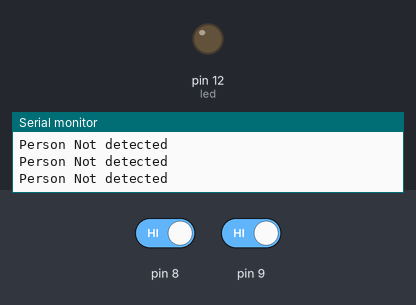
Bench run of a sketch on a simulated Arduino Uno, built with avr-gcc and run on an emulated ATmega328P. Shown: output pins drawn as LEDs (lit = HIGH), the last lines printed to the serial monitor. Inputs (shaded band) come from the test bench; at power-on: pin 8 HIGH, pin 9 HIGH.

Above: at 2.8 s.
2.9 s: pin 8 driven LOW and pin 9 driven LOW
At 4.2 s:
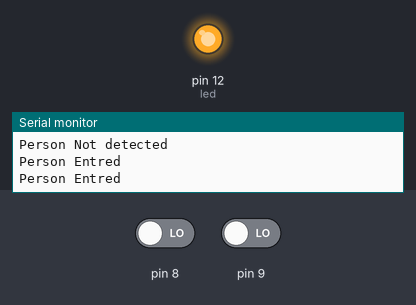
4.5 s: pin 8 driven HIGH
At 5.9 s:
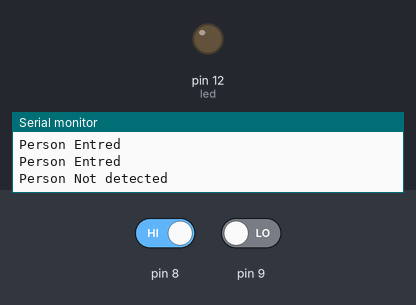
6.5 s: pin 8 driven LOW
At 7.4 s:
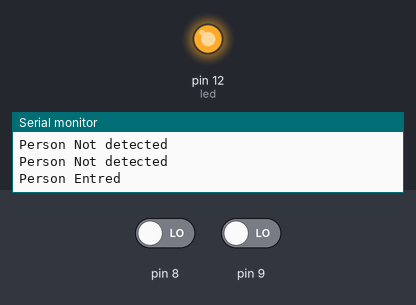
Timing chart, 0 to 9.5 s (numbered marks = the images above; inputs shaded):
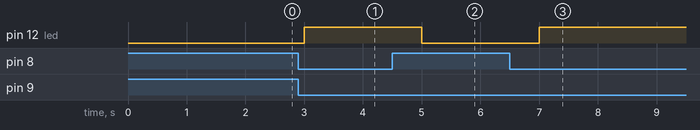

Measured:
- after the input at 2.9 s, pin 12 (led): LOW → HIGH after 0.10 s
- after the input at 4.5 s, pin 12 (led): HIGH → LOW after 0.50 s
- after the input at 6.5 s, pin 12 (led): LOW → HIGH after 0.50 s

The sketch:

ldrledir.ino
```cpp
int ldr=8;
int ir=9;
int led=12;
void setup()
{
  pinMode(8,INPUT);
  pinMode(9,INPUT);
  pinMode(12,OUTPUT);
  Serial.begin(9600);
}
void loop()
{
  int a=digitalRead(8);
  int b=digitalRead(9);
  if(a==0 and b==0)
  {
    digitalWrite(led,HIGH);
    Serial.println("Person Entred");
  }
  else
  {
    digitalWrite(led,LOW);
    Serial.println("Person Not detected");

  }
  delay(1000);

}
```
